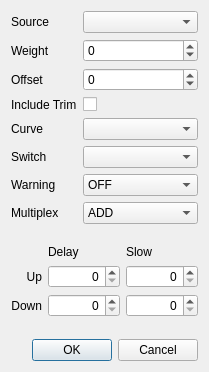
<?xml version="1.0" encoding="UTF-8"?>
<ui version="4.0">
 <class>MixerDialog</class>
 <widget class="QDialog" name="MixerDialog">
  <property name="geometry">
   <rect>
    <x>0</x>
    <y>0</y>
    <width>209</width>
    <height>372</height>
   </rect>
  </property>
  <property name="windowTitle">
   <string>Dialog</string>
  </property>
  <layout class="QGridLayout" name="gridLayout_2">
   <item row="0" column="0">
    <layout class="QFormLayout" name="formLayout">
     <property name="fieldGrowthPolicy">
      <enum>QFormLayout::AllNonFixedFieldsGrow</enum>
     </property>
     <item row="0" column="0">
      <widget class="QLabel" name="label_2">
       <property name="text">
        <string>Source</string>
       </property>
      </widget>
     </item>
     <item row="0" column="1">
      <widget class="QComboBox" name="sourceCB"/>
     </item>
     <item row="1" column="0">
      <widget class="QLabel" name="label_3">
       <property name="text">
        <string>Weight</string>
       </property>
      </widget>
     </item>
     <item row="1" column="1">
      <widget class="QSpinBox" name="weightSB">
       <property name="alignment">
        <set>Qt::AlignLeading|Qt::AlignLeft|Qt::AlignVCenter</set>
       </property>
       <property name="minimum">
        <number>-125</number>
       </property>
       <property name="maximum">
        <number>125</number>
       </property>
      </widget>
     </item>
     <item row="2" column="0">
      <widget class="QLabel" name="label_4">
       <property name="text">
        <string>Offset</string>
       </property>
      </widget>
     </item>
     <item row="2" column="1">
      <widget class="QSpinBox" name="offsetSB">
       <property name="alignment">
        <set>Qt::AlignLeading|Qt::AlignLeft|Qt::AlignVCenter</set>
       </property>
       <property name="minimum">
        <number>-125</number>
       </property>
       <property name="maximum">
        <number>125</number>
       </property>
      </widget>
     </item>
     <item row="3" column="0">
      <widget class="QLabel" name="label_5">
       <property name="text">
        <string>Include Trim</string>
       </property>
      </widget>
     </item>
     <item row="3" column="1">
      <widget class="QCheckBox" name="trimChkB">
       <property name="text">
        <string/>
       </property>
      </widget>
     </item>
     <item row="4" column="0">
      <widget class="QLabel" name="label_6">
       <property name="text">
        <string>Curve</string>
       </property>
      </widget>
     </item>
     <item row="4" column="1">
      <widget class="QComboBox" name="curvesCB"/>
     </item>
     <item row="5" column="0">
      <widget class="QLabel" name="label_7">
       <property name="text">
        <string>Switch</string>
       </property>
      </widget>
     </item>
     <item row="5" column="1">
      <widget class="QComboBox" name="switchesCB"/>
     </item>
     <item row="6" column="0">
      <widget class="QLabel" name="label_8">
       <property name="text">
        <string>Warning</string>
       </property>
      </widget>
     </item>
     <item row="6" column="1">
      <widget class="QComboBox" name="warningCB">
       <item>
        <property name="text">
         <string>OFF</string>
        </property>
       </item>
       <item>
        <property name="text">
         <string>1 Beep</string>
        </property>
       </item>
       <item>
        <property name="text">
         <string>2 Beeo</string>
        </property>
       </item>
       <item>
        <property name="text">
         <string>3 Beep</string>
        </property>
       </item>
      </widget>
     </item>
     <item row="7" column="0">
      <widget class="QLabel" name="label_9">
       <property name="text">
        <string>Multiplex</string>
       </property>
      </widget>
     </item>
     <item row="7" column="1">
      <widget class="QComboBox" name="mltpxCB">
       <item>
        <property name="text">
         <string>ADD</string>
        </property>
       </item>
       <item>
        <property name="text">
         <string>MULTIPLY</string>
        </property>
       </item>
       <item>
        <property name="text">
         <string>REPLACE</string>
        </property>
       </item>
      </widget>
     </item>
    </layout>
   </item>
   <item row="1" column="0">
    <layout class="QGridLayout" name="gridLayout" columnstretch="0,1,1">
     <item row="1" column="1">
      <widget class="QLabel" name="label_13">
       <property name="text">
        <string>Delay</string>
       </property>
      </widget>
     </item>
     <item row="1" column="2">
      <widget class="QLabel" name="label_14">
       <property name="text">
        <string>Slow</string>
       </property>
      </widget>
     </item>
     <item row="2" column="0">
      <widget class="QLabel" name="label_12">
       <property name="text">
        <string>Up</string>
       </property>
       <property name="alignment">
        <set>Qt::AlignRight|Qt::AlignTrailing|Qt::AlignVCenter</set>
       </property>
      </widget>
     </item>
     <item row="2" column="1">
      <widget class="QSpinBox" name="delayUpSB">
       <property name="alignment">
        <set>Qt::AlignRight|Qt::AlignTrailing|Qt::AlignVCenter</set>
       </property>
       <property name="maximum">
        <number>15</number>
       </property>
      </widget>
     </item>
     <item row="2" column="2">
      <widget class="QSpinBox" name="slowUpSB">
       <property name="alignment">
        <set>Qt::AlignRight|Qt::AlignTrailing|Qt::AlignVCenter</set>
       </property>
       <property name="maximum">
        <number>15</number>
       </property>
      </widget>
     </item>
     <item row="3" column="0">
      <widget class="QLabel" name="label_11">
       <property name="text">
        <string>Down</string>
       </property>
       <property name="alignment">
        <set>Qt::AlignRight|Qt::AlignTrailing|Qt::AlignVCenter</set>
       </property>
      </widget>
     </item>
     <item row="3" column="1">
      <widget class="QSpinBox" name="delayDownSB">
       <property name="alignment">
        <set>Qt::AlignRight|Qt::AlignTrailing|Qt::AlignVCenter</set>
       </property>
       <property name="maximum">
        <number>15</number>
       </property>
      </widget>
     </item>
     <item row="3" column="2">
      <widget class="QSpinBox" name="slowDownSB">
       <property name="alignment">
        <set>Qt::AlignRight|Qt::AlignTrailing|Qt::AlignVCenter</set>
       </property>
       <property name="maximum">
        <number>15</number>
       </property>
      </widget>
     </item>
     <item row="0" column="1">
      <spacer name="verticalSpacer">
       <property name="orientation">
        <enum>Qt::Vertical</enum>
       </property>
       <property name="sizeHint" stdset="0">
        <size>
         <width>20</width>
         <height>40</height>
        </size>
       </property>
      </spacer>
     </item>
    </layout>
   </item>
   <item row="3" column="0">
    <widget class="QDialogButtonBox" name="buttonBox">
     <property name="orientation">
      <enum>Qt::Horizontal</enum>
     </property>
     <property name="standardButtons">
      <set>QDialogButtonBox::Cancel|QDialogButtonBox::Ok</set>
     </property>
    </widget>
   </item>
   <item row="2" column="0">
    <spacer name="verticalSpacer_2">
     <property name="orientation">
      <enum>Qt::Vertical</enum>
     </property>
     <property name="sizeHint" stdset="0">
      <size>
       <width>20</width>
       <height>40</height>
      </size>
     </property>
    </spacer>
   </item>
  </layout>
 </widget>
 <resources/>
 <connections>
  <connection>
   <sender>buttonBox</sender>
   <signal>accepted()</signal>
   <receiver>MixerDialog</receiver>
   <slot>accept()</slot>
   <hints>
    <hint type="sourcelabel">
     <x>199</x>
     <y>354</y>
    </hint>
    <hint type="destinationlabel">
     <x>157</x>
     <y>274</y>
    </hint>
   </hints>
  </connection>
  <connection>
   <sender>buttonBox</sender>
   <signal>rejected()</signal>
   <receiver>MixerDialog</receiver>
   <slot>reject()</slot>
   <hints>
    <hint type="sourcelabel">
     <x>199</x>
     <y>360</y>
    </hint>
    <hint type="destinationlabel">
     <x>208</x>
     <y>274</y>
    </hint>
   </hints>
  </connection>
 </connections>
</ui>
